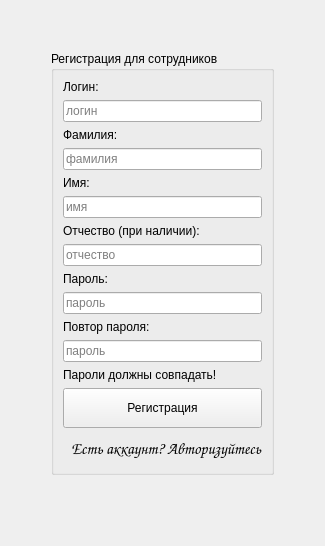
          <widget class="QWidget" name="page_member_registration">
           <layout class="QGridLayout" name="gridLayout_10">
            <item row="3" column="1">
             <spacer name="horizontalSpacer_15">
              <property name="orientation">
               <enum>Qt::Horizontal</enum>
              </property>
              <property name="sizeHint" stdset="0">
               <size>
                <width>40</width>
                <height>20</height>
               </size>
              </property>
             </spacer>
            </item>
            <item row="3" column="2">
             <spacer name="horizontalSpacer_16">
              <property name="orientation">
               <enum>Qt::Horizontal</enum>
              </property>
              <property name="sizeHint" stdset="0">
               <size>
                <width>40</width>
                <height>20</height>
               </size>
              </property>
             </spacer>
            </item>
            <item row="1" column="1" rowspan="2" colspan="2">
             <widget class="QGroupBox" name="groupBox_member_registration">
              <property name="title">
               <string>Регистрация для сотрудников</string>
              </property>
              <layout class="QGridLayout" name="gridLayout_9">
               <item row="1" column="0">
                <widget class="QLabel" name="label_member_registration_login">
                 <property name="text">
                  <string>Логин:</string>
                 </property>
                </widget>
               </item>
               <item row="17" column="0">
                <widget class="QPushButton" name="pushButton_member_registration_move_to_auth_for_members">
                 <property name="font">
                  <font>
                   <family>Comic Sans MS</family>
                   <pointsize>12</pointsize>
                   <weight>50</weight>
                   <italic>false</italic>
                   <bold>false</bold>
                  </font>
                 </property>
                 <property name="styleSheet">
                  <string notr="true">QPushButton{
background-color: none;
font: 12pt &quot;Comic Sans MS&quot;;
text-align: right;
}

QPushButton::hover{
	
	color: rgb(118, 227, 131);
}</string>
                 </property>
                 <property name="text">
                  <string>Есть аккаунт? Авторизуйтесь</string>
                 </property>
                 <property name="default">
                  <bool>false</bool>
                 </property>
                 <property name="flat">
                  <bool>true</bool>
                 </property>
                </widget>
               </item>
               <item row="11" column="0">
                <widget class="QLabel" name="label_member_registration_password_confirm">
                 <property name="text">
                  <string>Повтор пароля:</string>
                 </property>
                </widget>
               </item>
               <item row="5" column="0">
                <widget class="QLabel" name="label_member_registration_firstname">
                 <property name="text">
                  <string>Имя:</string>
                 </property>
                </widget>
               </item>
               <item row="6" column="0">
                <widget class="QLineEdit" name="lineEdit_member_registration_firstname">
                 <property name="placeholderText">
                  <string>имя</string>
                 </property>
                </widget>
               </item>
               <item row="2" column="0">
                <widget class="QLineEdit" name="lineEdit_member_registration_login">
                 <property name="focusPolicy">
                  <enum>Qt::StrongFocus</enum>
                 </property>
                 <property name="text">
                  <string/>
                 </property>
                 <property name="placeholderText">
                  <string>логин</string>
                 </property>
                </widget>
               </item>
               <item row="4" column="0">
                <widget class="QLineEdit" name="lineEdit_member_registration_lastname">
                 <property name="placeholderText">
                  <string>фамилия</string>
                 </property>
                </widget>
               </item>
               <item row="8" column="0">
                <widget class="QLineEdit" name="lineEdit_member_registration_patronymic">
                 <property name="placeholderText">
                  <string>отчество</string>
                 </property>
                </widget>
               </item>
               <item row="12" column="0">
                <widget class="QLineEdit" name="lineEdit_member_registration_password_confirm">
                 <property name="focusPolicy">
                  <enum>Qt::StrongFocus</enum>
                 </property>
                 <property name="text">
                  <string/>
                 </property>
                 <property name="echoMode">
                  <enum>QLineEdit::Password</enum>
                 </property>
                 <property name="placeholderText">
                  <string>пароль</string>
                 </property>
                </widget>
               </item>
               <item row="14" column="0">
                <widget class="QLabel" name="label_member_registration_password_message">
                 <property name="text">
                  <string>Пароли должны совпадать!</string>
                 </property>
                </widget>
               </item>
               <item row="9" column="0">
                <widget class="QLabel" name="label_member_registration_password">
                 <property name="text">
                  <string>Пароль:</string>
                 </property>
                </widget>
               </item>
               <item row="16" column="0">
                <widget class="QPushButton" name="pushButton_member_registration_sign_up">
                 <property name="minimumSize">
                  <size>
                   <width>0</width>
                   <height>40</height>
                  </size>
                 </property>
                 <property name="text">
                  <string>Регистрация</string>
                 </property>
                </widget>
               </item>
               <item row="3" column="0">
                <widget class="QLabel" name="label_member_registration_lastname">
                 <property name="text">
                  <string>Фамилия:</string>
                 </property>
                </widget>
               </item>
               <item row="10" column="0">
                <widget class="QLineEdit" name="lineEdit_member_registration_password">
                 <property name="focusPolicy">
                  <enum>Qt::StrongFocus</enum>
                 </property>
                 <property name="text">
                  <string/>
                 </property>
                 <property name="echoMode">
                  <enum>QLineEdit::Password</enum>
                 </property>
                 <property name="placeholderText">
                  <string>пароль</string>
                 </property>
                </widget>
               </item>
               <item row="7" column="0">
                <widget class="QLabel" name="label_member_registration_patronymic">
                 <property name="text">
                  <string>Отчество (при наличии):</string>
                 </property>
                </widget>
               </item>
              </layout>
             </widget>
            </item>
            <item row="4" column="1" colspan="2">
             <spacer name="verticalSpacer_9">
              <property name="orientation">
               <enum>Qt::Vertical</enum>
              </property>
              <property name="sizeHint" stdset="0">
               <size>
                <width>20</width>
                <height>40</height>
               </size>
              </property>
             </spacer>
            </item>
            <item row="0" column="1" colspan="2">
             <spacer name="verticalSpacer_10">
              <property name="orientation">
               <enum>Qt::Vertical</enum>
              </property>
              <property name="sizeHint" stdset="0">
               <size>
                <width>20</width>
                <height>40</height>
               </size>
              </property>
             </spacer>
            </item>
            <item row="1" column="0" rowspan="3">
             <spacer name="horizontalSpacer_13">
              <property name="orientation">
               <enum>Qt::Horizontal</enum>
              </property>
              <property name="sizeHint" stdset="0">
               <size>
                <width>40</width>
                <height>20</height>
               </size>
              </property>
             </spacer>
            </item>
            <item row="1" column="3" rowspan="3">
             <spacer name="horizontalSpacer_14">
              <property name="orientation">
               <enum>Qt::Horizontal</enum>
              </property>
              <property name="sizeHint" stdset="0">
               <size>
                <width>40</width>
                <height>20</height>
               </size>
              </property>
             </spacer>
            </item>
           </layout>
          </widget>
